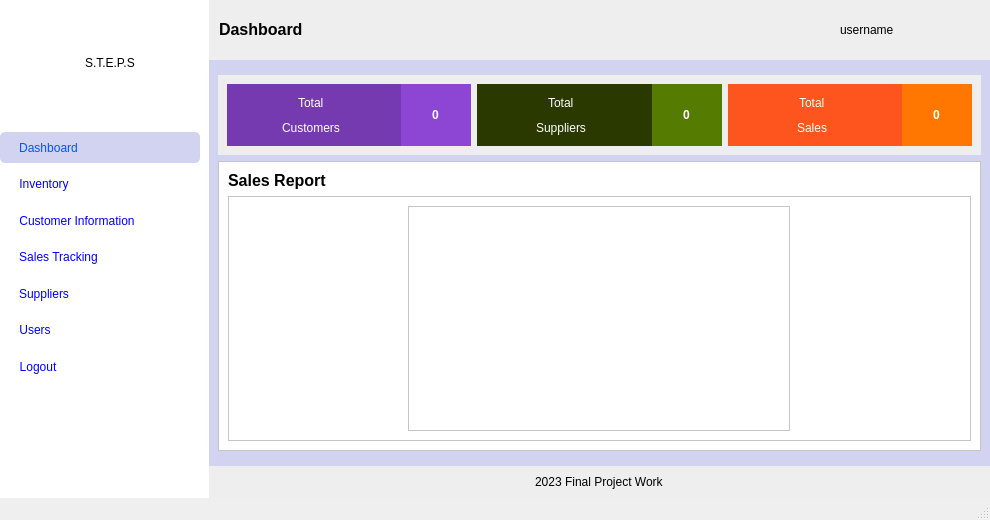
<?xml version="1.0" encoding="UTF-8"?>
<ui version="4.0">
 <class>MainWindow</class>
 <widget class="QMainWindow" name="MainWindow">
  <property name="geometry">
   <rect>
    <x>0</x>
    <y>0</y>
    <width>990</width>
    <height>520</height>
   </rect>
  </property>
  <property name="windowTitle">
   <string>Dashboard</string>
  </property>
  <property name="styleSheet">
   <string notr="true">MainWindow{
	background-color: #ffe135
}</string>
  </property>
  <widget class="QWidget" name="centralwidget">
   <property name="styleSheet">
    <string notr="true">background-color: rgb(255, 255, 255);</string>
   </property>
   <layout class="QHBoxLayout" name="horizontalLayout">
    <property name="spacing">
     <number>9</number>
    </property>
    <property name="leftMargin">
     <number>0</number>
    </property>
    <property name="topMargin">
     <number>0</number>
    </property>
    <property name="rightMargin">
     <number>0</number>
    </property>
    <property name="bottomMargin">
     <number>0</number>
    </property>
    <item alignment="Qt::AlignTop">
     <widget class="QWidget" name="widget_2" native="true">
      <property name="sizePolicy">
       <sizepolicy hsizetype="Preferred" vsizetype="Maximum">
        <horstretch>0</horstretch>
        <verstretch>0</verstretch>
       </sizepolicy>
      </property>
      <property name="minimumSize">
       <size>
        <width>200</width>
        <height>400</height>
       </size>
      </property>
      <property name="maximumSize">
       <size>
        <width>200</width>
        <height>800</height>
       </size>
      </property>
      <property name="styleSheet">
       <string notr="true">border-radius: 5px;</string>
      </property>
      <layout class="QVBoxLayout" name="verticalLayout">
       <property name="leftMargin">
        <number>0</number>
       </property>
       <property name="topMargin">
        <number>0</number>
       </property>
       <property name="rightMargin">
        <number>0</number>
       </property>
       <property name="bottomMargin">
        <number>0</number>
       </property>
       <item>
        <widget class="QWidget" name="widget" native="true">
         <property name="sizePolicy">
          <sizepolicy hsizetype="Expanding" vsizetype="Expanding">
           <horstretch>0</horstretch>
           <verstretch>0</verstretch>
          </sizepolicy>
         </property>
         <property name="maximumSize">
          <size>
           <width>16777215</width>
           <height>90</height>
          </size>
         </property>
         <property name="styleSheet">
          <string notr="true"/>
         </property>
         <layout class="QHBoxLayout" name="horizontalLayout_4">
          <item>
           <widget class="QLabel" name="label_2">
            <property name="sizePolicy">
             <sizepolicy hsizetype="Maximum" vsizetype="Maximum">
              <horstretch>0</horstretch>
              <verstretch>0</verstretch>
             </sizepolicy>
            </property>
            <property name="maximumSize">
             <size>
              <width>70</width>
              <height>70</height>
             </size>
            </property>
            <property name="text">
             <string/>
            </property>
            <property name="pixmap">
             <pixmap>../icons/point-of-sale.png</pixmap>
            </property>
            <property name="scaledContents">
             <bool>true</bool>
            </property>
           </widget>
          </item>
          <item>
           <widget class="QLabel" name="label">
            <property name="styleSheet">
             <string notr="true">font: 81 16pt &quot;Open Sans ExtraBold&quot;;</string>
            </property>
            <property name="text">
             <string>S.T.E.P.S</string>
            </property>
           </widget>
          </item>
         </layout>
        </widget>
       </item>
       <item>
        <widget class="QWidget" name="widget_3" native="true">
         <property name="maximumSize">
          <size>
           <width>16777215</width>
           <height>250</height>
          </size>
         </property>
         <layout class="QVBoxLayout" name="verticalLayout_26">
          <property name="leftMargin">
           <number>0</number>
          </property>
          <property name="topMargin">
           <number>0</number>
          </property>
          <property name="rightMargin">
           <number>0</number>
          </property>
          <property name="bottomMargin">
           <number>0</number>
          </property>
          <item>
           <widget class="QWidget" name="widget_6" native="true">
            <property name="maximumSize">
             <size>
              <width>16777215</width>
              <height>40</height>
             </size>
            </property>
            <property name="styleSheet">
             <string notr="true">background-color: rgb(210, 210, 241);</string>
            </property>
            <layout class="QVBoxLayout" name="verticalLayout_21">
             <property name="leftMargin">
              <number>19</number>
             </property>
             <property name="topMargin">
              <number>0</number>
             </property>
             <property name="rightMargin">
              <number>0</number>
             </property>
             <property name="bottomMargin">
              <number>0</number>
             </property>
             <item alignment="Qt::AlignLeft">
              <widget class="QPushButton" name="dashboard">
               <property name="sizePolicy">
                <sizepolicy hsizetype="Minimum" vsizetype="Expanding">
                 <horstretch>0</horstretch>
                 <verstretch>0</verstretch>
                </sizepolicy>
               </property>
               <property name="styleSheet">
                <string notr="true">font: 75 10pt &quot;MS Shell Dlg 2&quot;;
color: rgb(0, 85, 255);</string>
               </property>
               <property name="text">
                <string>Dashboard</string>
               </property>
               <property name="icon">
                <iconset>
                 <normaloff>../icons/dashboard-report-icon.png</normaloff>../icons/dashboard-report-icon.png</iconset>
               </property>
              </widget>
             </item>
            </layout>
           </widget>
          </item>
          <item>
           <widget class="QWidget" name="widget_20" native="true">
            <property name="maximumSize">
             <size>
              <width>16777215</width>
              <height>40</height>
             </size>
            </property>
            <layout class="QVBoxLayout" name="verticalLayout_22">
             <property name="leftMargin">
              <number>19</number>
             </property>
             <property name="topMargin">
              <number>0</number>
             </property>
             <property name="rightMargin">
              <number>0</number>
             </property>
             <property name="bottomMargin">
              <number>0</number>
             </property>
             <item alignment="Qt::AlignLeft">
              <widget class="QPushButton" name="products">
               <property name="sizePolicy">
                <sizepolicy hsizetype="Expanding" vsizetype="Expanding">
                 <horstretch>0</horstretch>
                 <verstretch>0</verstretch>
                </sizepolicy>
               </property>
               <property name="minimumSize">
                <size>
                 <width>0</width>
                 <height>0</height>
                </size>
               </property>
               <property name="styleSheet">
                <string notr="true">font: 75 10pt &quot;MS Shell Dlg 2&quot;;
color: rgb(0, 0, 255);</string>
               </property>
               <property name="text">
                <string>Inventory</string>
               </property>
               <property name="icon">
                <iconset>
                 <normaloff>../icons/groceries-icon.png</normaloff>../icons/groceries-icon.png</iconset>
               </property>
              </widget>
             </item>
            </layout>
           </widget>
          </item>
          <item>
           <widget class="QWidget" name="widget_22" native="true">
            <property name="maximumSize">
             <size>
              <width>16777215</width>
              <height>40</height>
             </size>
            </property>
            <layout class="QVBoxLayout" name="verticalLayout_23">
             <property name="leftMargin">
              <number>19</number>
             </property>
             <property name="topMargin">
              <number>0</number>
             </property>
             <property name="rightMargin">
              <number>0</number>
             </property>
             <property name="bottomMargin">
              <number>0</number>
             </property>
             <item alignment="Qt::AlignLeft">
              <widget class="QPushButton" name="customers">
               <property name="sizePolicy">
                <sizepolicy hsizetype="Minimum" vsizetype="Expanding">
                 <horstretch>0</horstretch>
                 <verstretch>0</verstretch>
                </sizepolicy>
               </property>
               <property name="styleSheet">
                <string notr="true">font: 75 10pt &quot;MS Shell Dlg 2&quot;;
color: rgb(0, 0, 255);</string>
               </property>
               <property name="text">
                <string>Customer Information</string>
               </property>
               <property name="icon">
                <iconset>
                 <normaloff>../icons/followers-friends-icon.png</normaloff>../icons/followers-friends-icon.png</iconset>
               </property>
              </widget>
             </item>
            </layout>
           </widget>
          </item>
          <item>
           <widget class="QWidget" name="widget_21" native="true">
            <property name="maximumSize">
             <size>
              <width>16777215</width>
              <height>40</height>
             </size>
            </property>
            <layout class="QVBoxLayout" name="verticalLayout_24">
             <property name="leftMargin">
              <number>19</number>
             </property>
             <property name="topMargin">
              <number>0</number>
             </property>
             <property name="rightMargin">
              <number>0</number>
             </property>
             <property name="bottomMargin">
              <number>0</number>
             </property>
             <item alignment="Qt::AlignLeft">
              <widget class="QPushButton" name="cart">
               <property name="sizePolicy">
                <sizepolicy hsizetype="Minimum" vsizetype="Expanding">
                 <horstretch>0</horstretch>
                 <verstretch>0</verstretch>
                </sizepolicy>
               </property>
               <property name="styleSheet">
                <string notr="true">font: 75 10pt &quot;MS Shell Dlg 2&quot;;
color: rgb(0, 0, 255);</string>
               </property>
               <property name="text">
                <string>Sales Tracking</string>
               </property>
               <property name="icon">
                <iconset>
                 <normaloff>../icons/order-placed-purchased-icon.png</normaloff>../icons/order-placed-purchased-icon.png</iconset>
               </property>
              </widget>
             </item>
            </layout>
           </widget>
          </item>
          <item>
           <widget class="QWidget" name="widget_7" native="true">
            <layout class="QVBoxLayout" name="verticalLayout_7">
             <property name="leftMargin">
              <number>19</number>
             </property>
             <property name="topMargin">
              <number>0</number>
             </property>
             <property name="rightMargin">
              <number>0</number>
             </property>
             <property name="bottomMargin">
              <number>0</number>
             </property>
             <item alignment="Qt::AlignLeft">
              <widget class="QPushButton" name="suppliers">
               <property name="sizePolicy">
                <sizepolicy hsizetype="Expanding" vsizetype="Expanding">
                 <horstretch>0</horstretch>
                 <verstretch>0</verstretch>
                </sizepolicy>
               </property>
               <property name="styleSheet">
                <string notr="true">font: 75 10pt &quot;MS Shell Dlg 2&quot;;
color: rgb(0, 0, 255);</string>
               </property>
               <property name="text">
                <string>Suppliers</string>
               </property>
               <property name="icon">
                <iconset>
                 <normaloff>../icons/hotel-supplier.png</normaloff>../icons/hotel-supplier.png</iconset>
               </property>
              </widget>
             </item>
            </layout>
           </widget>
          </item>
          <item>
           <widget class="QWidget" name="widget_24" native="true">
            <layout class="QVBoxLayout" name="verticalLayout_11">
             <property name="spacing">
              <number>0</number>
             </property>
             <property name="leftMargin">
              <number>19</number>
             </property>
             <property name="topMargin">
              <number>0</number>
             </property>
             <property name="rightMargin">
              <number>0</number>
             </property>
             <property name="bottomMargin">
              <number>0</number>
             </property>
             <item alignment="Qt::AlignLeft">
              <widget class="QPushButton" name="users_2">
               <property name="sizePolicy">
                <sizepolicy hsizetype="Minimum" vsizetype="Expanding">
                 <horstretch>0</horstretch>
                 <verstretch>0</verstretch>
                </sizepolicy>
               </property>
               <property name="styleSheet">
                <string notr="true">font: 75 10pt &quot;MS Shell Dlg 2&quot;;
color: rgb(0, 0, 255);</string>
               </property>
               <property name="text">
                <string>Users</string>
               </property>
               <property name="icon">
                <iconset>
                 <normaloff>../icons/edit-pen-icon.png</normaloff>../icons/edit-pen-icon.png</iconset>
               </property>
               <property name="iconSize">
                <size>
                 <width>16</width>
                 <height>16</height>
                </size>
               </property>
              </widget>
             </item>
            </layout>
           </widget>
          </item>
          <item>
           <widget class="QWidget" name="widget_23" native="true">
            <property name="maximumSize">
             <size>
              <width>16777215</width>
              <height>40</height>
             </size>
            </property>
            <layout class="QVBoxLayout" name="verticalLayout_25">
             <property name="leftMargin">
              <number>19</number>
             </property>
             <property name="topMargin">
              <number>0</number>
             </property>
             <property name="rightMargin">
              <number>0</number>
             </property>
             <property name="bottomMargin">
              <number>0</number>
             </property>
             <item alignment="Qt::AlignLeft">
              <widget class="QPushButton" name="logout">
               <property name="sizePolicy">
                <sizepolicy hsizetype="Minimum" vsizetype="Expanding">
                 <horstretch>0</horstretch>
                 <verstretch>0</verstretch>
                </sizepolicy>
               </property>
               <property name="styleSheet">
                <string notr="true">font: 75 10pt &quot;MS Shell Dlg 2&quot;;
color: rgb(0, 0, 255);</string>
               </property>
               <property name="text">
                <string>Logout</string>
               </property>
               <property name="icon">
                <iconset>
                 <normaloff>../icons/sign-out-icon.png</normaloff>../icons/sign-out-icon.png</iconset>
               </property>
              </widget>
             </item>
            </layout>
           </widget>
          </item>
         </layout>
        </widget>
       </item>
      </layout>
     </widget>
    </item>
    <item>
     <widget class="QWidget" name="widget_9" native="true">
      <property name="styleSheet">
       <string notr="true">background-color: rgb(210, 210, 241);</string>
      </property>
      <layout class="QVBoxLayout" name="verticalLayout_9">
       <property name="leftMargin">
        <number>0</number>
       </property>
       <property name="topMargin">
        <number>0</number>
       </property>
       <property name="rightMargin">
        <number>0</number>
       </property>
       <property name="bottomMargin">
        <number>0</number>
       </property>
       <item>
        <widget class="QWidget" name="widget_5" native="true">
         <property name="minimumSize">
          <size>
           <width>0</width>
           <height>60</height>
          </size>
         </property>
         <property name="styleSheet">
          <string notr="true">background-color: rgb(238, 238, 238);</string>
         </property>
         <layout class="QHBoxLayout" name="horizontalLayout_3">
          <property name="leftMargin">
           <number>0</number>
          </property>
          <property name="topMargin">
           <number>0</number>
          </property>
          <property name="rightMargin">
           <number>0</number>
          </property>
          <property name="bottomMargin">
           <number>0</number>
          </property>
          <item>
           <widget class="QLabel" name="label_3">
            <property name="styleSheet">
             <string notr="true">font: 81 8pt &quot;Open Sans ExtraBold&quot;;</string>
            </property>
            <property name="text">
             <string>&lt;html&gt;&lt;head/&gt;&lt;body&gt;&lt;p&gt;&lt;span style=&quot; font-size:12pt; font-weight:600;&quot;&gt;  Dashboard&lt;/span&gt;&lt;/p&gt;&lt;/body&gt;&lt;/html&gt;</string>
            </property>
            <property name="margin">
             <number>3</number>
            </property>
            <property name="indent">
             <number>10</number>
            </property>
           </widget>
          </item>
          <item>
           <widget class="QLabel" name="image">
            <property name="minimumSize">
             <size>
              <width>45</width>
              <height>45</height>
             </size>
            </property>
            <property name="maximumSize">
             <size>
              <width>50</width>
              <height>50</height>
             </size>
            </property>
            <property name="styleSheet">
             <string notr="true">border-radius: 50% !important;</string>
            </property>
            <property name="text">
             <string/>
            </property>
            <property name="pixmap">
             <pixmap>../../../../../Pictures/dall-e-2.jpg</pixmap>
            </property>
            <property name="scaledContents">
             <bool>true</bool>
            </property>
           </widget>
          </item>
          <item>
           <widget class="QLabel" name="username">
            <property name="minimumSize">
             <size>
              <width>0</width>
              <height>0</height>
             </size>
            </property>
            <property name="maximumSize">
             <size>
              <width>150</width>
              <height>16777215</height>
             </size>
            </property>
            <property name="styleSheet">
             <string notr="true">font: 12pt &quot;Lucida Sans Unicode&quot;;</string>
            </property>
            <property name="text">
             <string>username</string>
            </property>
           </widget>
          </item>
         </layout>
        </widget>
       </item>
       <item>
        <widget class="QWidget" name="widget_10" native="true">
         <property name="sizePolicy">
          <sizepolicy hsizetype="Expanding" vsizetype="Expanding">
           <horstretch>0</horstretch>
           <verstretch>0</verstretch>
          </sizepolicy>
         </property>
         <property name="minimumSize">
          <size>
           <width>475</width>
           <height>198</height>
          </size>
         </property>
         <layout class="QVBoxLayout" name="verticalLayout_6">
          <item>
           <widget class="QWidget" name="widget_25" native="true">
            <property name="sizePolicy">
             <sizepolicy hsizetype="Preferred" vsizetype="Expanding">
              <horstretch>0</horstretch>
              <verstretch>0</verstretch>
             </sizepolicy>
            </property>
            <property name="maximumSize">
             <size>
              <width>16777215</width>
              <height>80</height>
             </size>
            </property>
            <layout class="QVBoxLayout" name="verticalLayout_13">
             <property name="leftMargin">
              <number>0</number>
             </property>
             <property name="topMargin">
              <number>0</number>
             </property>
             <property name="rightMargin">
              <number>0</number>
             </property>
             <property name="bottomMargin">
              <number>0</number>
             </property>
             <item>
              <widget class="QWidget" name="widget_4" native="true">
               <property name="sizePolicy">
                <sizepolicy hsizetype="Preferred" vsizetype="Expanding">
                 <horstretch>0</horstretch>
                 <verstretch>0</verstretch>
                </sizepolicy>
               </property>
               <property name="maximumSize">
                <size>
                 <width>16777215</width>
                 <height>80</height>
                </size>
               </property>
               <property name="styleSheet">
                <string notr="true">background-color: rgb(238, 238, 238);</string>
               </property>
               <layout class="QHBoxLayout" name="horizontalLayout_2">
                <item>
                 <widget class="QFrame" name="frame_8">
                  <property name="styleSheet">
                   <string notr="true">background-color: rgb(117, 58, 175);</string>
                  </property>
                  <layout class="QHBoxLayout" name="horizontalLayout_5">
                   <property name="leftMargin">
                    <number>0</number>
                   </property>
                   <property name="topMargin">
                    <number>0</number>
                   </property>
                   <property name="rightMargin">
                    <number>0</number>
                   </property>
                   <property name="bottomMargin">
                    <number>0</number>
                   </property>
                   <item>
                    <widget class="QWidget" name="widget_14" native="true">
                     <layout class="QVBoxLayout" name="verticalLayout_3">
                      <item alignment="Qt::AlignHCenter">
                       <widget class="QLabel" name="label_4">
                        <property name="styleSheet">
                         <string notr="true">color: rgb(255, 255, 255);
font: 8pt &quot;MS Shell Dlg 2&quot;;</string>
                        </property>
                        <property name="text">
                         <string>Total</string>
                        </property>
                       </widget>
                      </item>
                      <item alignment="Qt::AlignHCenter">
                       <widget class="QLabel" name="label_10">
                        <property name="styleSheet">
                         <string notr="true">color: rgb(255, 255, 255);
font: 14pt &quot;Myanmar Text&quot;;</string>
                        </property>
                        <property name="text">
                         <string>Customers</string>
                        </property>
                       </widget>
                      </item>
                     </layout>
                    </widget>
                   </item>
                   <item>
                    <widget class="QWidget" name="widget_8" native="true">
                     <property name="maximumSize">
                      <size>
                       <width>70</width>
                       <height>16777215</height>
                      </size>
                     </property>
                     <property name="styleSheet">
                      <string notr="true">background-color: rgb(141, 70, 212);
font: 75 12pt &quot;MS Shell Dlg 2&quot;;</string>
                     </property>
                     <layout class="QVBoxLayout" name="verticalLayout_4">
                      <item alignment="Qt::AlignHCenter">
                       <widget class="QLabel" name="customers_2">
                        <property name="styleSheet">
                         <string notr="true">color: rgb(255, 255, 255);
font: 75 22pt &quot;Open Sans Extrabold&quot;;</string>
                        </property>
                        <property name="text">
                         <string>&lt;html&gt;&lt;head/&gt;&lt;body&gt;&lt;p align=&quot;center&quot;&gt;&lt;span style=&quot; font-weight:600;&quot;&gt;0&lt;/span&gt;&lt;/p&gt;&lt;/body&gt;&lt;/html&gt;</string>
                        </property>
                       </widget>
                      </item>
                     </layout>
                    </widget>
                   </item>
                  </layout>
                 </widget>
                </item>
                <item>
                 <widget class="QWidget" name="widget_11" native="true">
                  <property name="styleSheet">
                   <string notr="true">background-color: rgb(42, 57, 0);</string>
                  </property>
                  <layout class="QHBoxLayout" name="horizontalLayout_10">
                   <property name="leftMargin">
                    <number>0</number>
                   </property>
                   <property name="topMargin">
                    <number>0</number>
                   </property>
                   <property name="rightMargin">
                    <number>0</number>
                   </property>
                   <property name="bottomMargin">
                    <number>0</number>
                   </property>
                   <item>
                    <widget class="QWidget" name="widget_27" native="true">
                     <layout class="QVBoxLayout" name="verticalLayout_14">
                      <item alignment="Qt::AlignHCenter">
                       <widget class="QLabel" name="label_24">
                        <property name="styleSheet">
                         <string notr="true">color: rgb(255, 255, 255);
font: 8pt &quot;MS Shell Dlg 2&quot;;</string>
                        </property>
                        <property name="text">
                         <string>Total</string>
                        </property>
                       </widget>
                      </item>
                      <item alignment="Qt::AlignHCenter">
                       <widget class="QLabel" name="label_5">
                        <property name="styleSheet">
                         <string notr="true">color: rgb(255, 255, 255);
font: 14pt &quot;Myanmar Text&quot;;</string>
                        </property>
                        <property name="text">
                         <string>Suppliers</string>
                        </property>
                       </widget>
                      </item>
                     </layout>
                    </widget>
                   </item>
                   <item>
                    <widget class="QWidget" name="widget_26" native="true">
                     <property name="maximumSize">
                      <size>
                       <width>70</width>
                       <height>16777215</height>
                      </size>
                     </property>
                     <property name="styleSheet">
                      <string notr="true">background-color: rgb(85, 124, 0);</string>
                     </property>
                     <layout class="QHBoxLayout" name="horizontalLayout_11">
                      <property name="leftMargin">
                       <number>0</number>
                      </property>
                      <property name="topMargin">
                       <number>0</number>
                      </property>
                      <property name="rightMargin">
                       <number>0</number>
                      </property>
                      <property name="bottomMargin">
                       <number>0</number>
                      </property>
                      <item alignment="Qt::AlignHCenter">
                       <widget class="QLabel" name="product">
                        <property name="styleSheet">
                         <string notr="true">color: rgb(255, 255, 255);
font: 75 22pt &quot;Open Sans Extrabold&quot;;</string>
                        </property>
                        <property name="text">
                         <string>&lt;html&gt;&lt;head/&gt;&lt;body&gt;&lt;p align=&quot;center&quot;&gt;&lt;span style=&quot; font-weight:600;&quot;&gt;0&lt;/span&gt;&lt;/p&gt;&lt;/body&gt;&lt;/html&gt;</string>
                        </property>
                       </widget>
                      </item>
                     </layout>
                    </widget>
                   </item>
                  </layout>
                 </widget>
                </item>
                <item>
                 <widget class="QWidget" name="widget_12" native="true">
                  <property name="styleSheet">
                   <string notr="true">background-color: rgb(253, 85, 29);</string>
                  </property>
                  <layout class="QHBoxLayout" name="horizontalLayout_12">
                   <property name="leftMargin">
                    <number>0</number>
                   </property>
                   <property name="topMargin">
                    <number>0</number>
                   </property>
                   <property name="rightMargin">
                    <number>0</number>
                   </property>
                   <property name="bottomMargin">
                    <number>0</number>
                   </property>
                   <item>
                    <widget class="QWidget" name="widget_28" native="true">
                     <layout class="QVBoxLayout" name="verticalLayout_15">
                      <item alignment="Qt::AlignHCenter">
                       <widget class="QLabel" name="label_9">
                        <property name="styleSheet">
                         <string notr="true">color: rgb(255, 255, 255);
font: 8pt &quot;MS Shell Dlg 2&quot;;</string>
                        </property>
                        <property name="text">
                         <string>Total</string>
                        </property>
                       </widget>
                      </item>
                      <item alignment="Qt::AlignHCenter">
                       <widget class="QLabel" name="label_26">
                        <property name="styleSheet">
                         <string notr="true">color: rgb(255, 255, 255);
font: 14pt &quot;Myanmar Text&quot;;</string>
                        </property>
                        <property name="text">
                         <string>Sales</string>
                        </property>
                       </widget>
                      </item>
                     </layout>
                    </widget>
                   </item>
                   <item>
                    <widget class="QWidget" name="widget_29" native="true">
                     <property name="maximumSize">
                      <size>
                       <width>70</width>
                       <height>16777215</height>
                      </size>
                     </property>
                     <property name="styleSheet">
                      <string notr="true">background-color: rgb(255, 119, 0);</string>
                     </property>
                     <layout class="QHBoxLayout" name="horizontalLayout_13">
                      <property name="leftMargin">
                       <number>0</number>
                      </property>
                      <property name="topMargin">
                       <number>0</number>
                      </property>
                      <property name="rightMargin">
                       <number>0</number>
                      </property>
                      <property name="bottomMargin">
                       <number>0</number>
                      </property>
                      <item alignment="Qt::AlignHCenter">
                       <widget class="QLabel" name="cart_2">
                        <property name="styleSheet">
                         <string notr="true">color: rgb(255, 255, 255);
font: 75 22pt &quot;Open Sans Extrabold&quot;;</string>
                        </property>
                        <property name="text">
                         <string>&lt;html&gt;&lt;head/&gt;&lt;body&gt;&lt;p align=&quot;center&quot;&gt;&lt;span style=&quot; font-weight:600;&quot;&gt;0&lt;/span&gt;&lt;/p&gt;&lt;/body&gt;&lt;/html&gt;</string>
                        </property>
                       </widget>
                      </item>
                     </layout>
                    </widget>
                   </item>
                  </layout>
                 </widget>
                </item>
               </layout>
              </widget>
             </item>
            </layout>
           </widget>
          </item>
          <item>
           <widget class="QFrame" name="frame">
            <property name="styleSheet">
             <string notr="true">background-color: rgb(255, 255, 255);</string>
            </property>
            <property name="frameShape">
             <enum>QFrame::StyledPanel</enum>
            </property>
            <property name="frameShadow">
             <enum>QFrame::Raised</enum>
            </property>
            <layout class="QVBoxLayout" name="verticalLayout_5">
             <item alignment="Qt::AlignTop">
              <widget class="QLabel" name="label_6">
               <property name="styleSheet">
                <string notr="true">font: 81 8pt &quot;Open Sans ExtraBold&quot;;</string>
               </property>
               <property name="text">
                <string>&lt;html&gt;&lt;head/&gt;&lt;body&gt;&lt;p&gt;&lt;span style=&quot; font-size:12pt; font-weight:600;&quot;&gt;Sales Report&lt;/span&gt;&lt;/p&gt;&lt;/body&gt;&lt;/html&gt;</string>
               </property>
              </widget>
             </item>
             <item>
              <widget class="QFrame" name="frame_2">
               <property name="sizePolicy">
                <sizepolicy hsizetype="Expanding" vsizetype="Expanding">
                 <horstretch>0</horstretch>
                 <verstretch>0</verstretch>
                </sizepolicy>
               </property>
               <property name="frameShape">
                <enum>QFrame::StyledPanel</enum>
               </property>
               <property name="frameShadow">
                <enum>QFrame::Raised</enum>
               </property>
               <layout class="QHBoxLayout" name="horizontalLayout_6">
                <property name="leftMargin">
                 <number>0</number>
                </property>
                <property name="topMargin">
                 <number>0</number>
                </property>
                <property name="rightMargin">
                 <number>0</number>
                </property>
                <property name="bottomMargin">
                 <number>0</number>
                </property>
                <item>
                 <widget class="QWidget" name="widget_15" native="true">
                  <property name="maximumSize">
                   <size>
                    <width>400</width>
                    <height>16777215</height>
                   </size>
                  </property>
                  <layout class="QVBoxLayout" name="verticalLayout_8">
                   <item>
                    <widget class="QTableWidget" name="report_one">
                     <property name="maximumSize">
                      <size>
                       <width>16777215</width>
                       <height>16777215</height>
                      </size>
                     </property>
                    </widget>
                   </item>
                  </layout>
                 </widget>
                </item>
               </layout>
              </widget>
             </item>
            </layout>
           </widget>
          </item>
         </layout>
        </widget>
       </item>
       <item>
        <widget class="QWidget" name="widget_13" native="true">
         <property name="styleSheet">
          <string notr="true">background-color: rgb(238, 238, 238);</string>
         </property>
         <layout class="QVBoxLayout" name="verticalLayout_2">
          <item alignment="Qt::AlignHCenter">
           <widget class="QLabel" name="label_8">
            <property name="text">
             <string>2023 Final Project Work</string>
            </property>
           </widget>
          </item>
         </layout>
        </widget>
       </item>
      </layout>
     </widget>
    </item>
   </layout>
  </widget>
  <widget class="QStatusBar" name="statusbar"/>
  <widget class="QMenuBar" name="menubar">
   <property name="geometry">
    <rect>
     <x>0</x>
     <y>0</y>
     <width>990</width>
     <height>21</height>
    </rect>
   </property>
  </widget>
 </widget>
 <resources>
  <include location="../resources.qrc"/>
 </resources>
 <connections/>
</ui>
